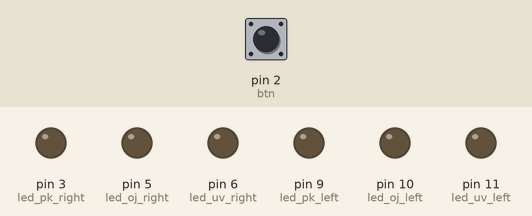
This sketch was run on a simulated Arduino Uno, built with avr-gcc and run on an emulated ATmega328P. Parts: output pins drawn as LEDs (lit = HIGH). Inputs (shaded band) come from the test bench; at power-on: pin 2 (btn) HIGH.

Above: at 1.2 s.
1.3 s: pin 2 (btn) pulled LOW for 0.15 s
At 2.1 s:
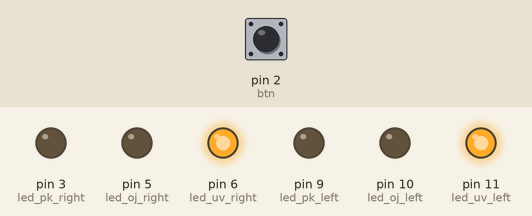
2.9 s: pin 2 (btn) pulled LOW for 1 s
At 4.9 s:
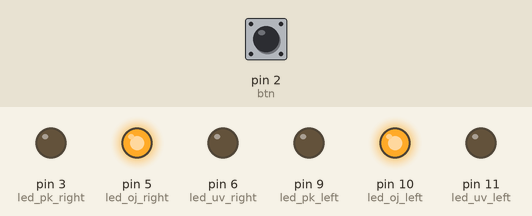
5.4 s: pin 2 (btn) pulled LOW for 0.15 s
At 6.5 s:
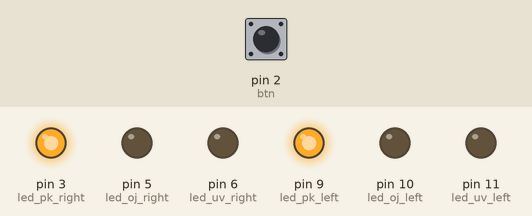
7.0 s: pin 2 (btn) pulled LOW for 3.2 s
At 10.98 s:
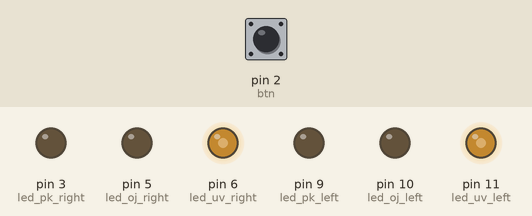
13.2 s: pin 2 (btn) pulled LOW for 0.15 s
16.3 s: pin 2 (btn) pulled LOW for 1 s
Timing chart, 0 to 21.3 s (numbered marks = the images above; inputs shaded):
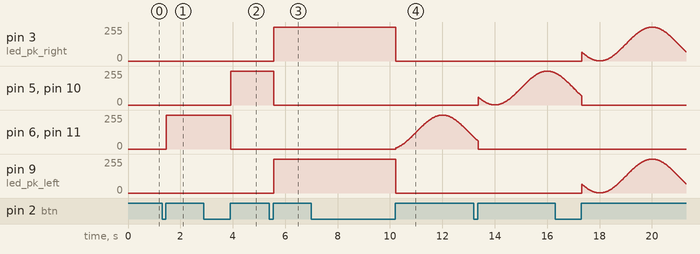

The sketch:

testfade.ino
```cpp
//LED Pins
int led_uv_left = 11;
int led_oj_left = 10;
int led_pk_left = 9;
int led_uv_right = 6;
int led_oj_right = 5;
int led_pk_right = 3;

int value, value2, value3;
long time=0;

int periode = 4000;
int displace = 1300; //oj
int displace2 =2600; //pk

//Analog Button
int btn = 2;

//button state variables
int butState = 0; //Last Button State
int val = 0, val2 = 0; // Button Pin HIGH/LOW Status (twice for debounce)

//Switch Mode Variables
int mode = 0; //Selector State (Initial state = everything off)
int modeState = 0; //Last Mode State

//===============================================================================
// THE SETUP YO
//===============================================================================
void setup() {
  pinMode(btn, INPUT);
  pinMode(led_uv_left, OUTPUT);
  pinMode(led_oj_left, OUTPUT);
  pinMode(led_pk_left, OUTPUT);
  pinMode(led_uv_right, OUTPUT);
  pinMode(led_oj_right, OUTPUT);
  pinMode(led_pk_right, OUTPUT);
  //butState = digitalRead(btn);
  Serial.begin(9600);
}

//===============================================================================
// THE LIGHTS YO
//===============================================================================

void loop() {
  val = digitalRead(btn);
  delay(10);  //Wait to make sure button press is good
  val2 = digitalRead(btn);

  if (val == val2){  //debounce check
    if (val != butState && val == HIGH){  //If we see a change in the button state,
      mode++;                             //we increment the mode value by 1
    }
  }
  butState = val; //update the most recent button state

  if (modeState != mode){
    switch (mode) {
      case 2:            //Start with Case 2 because Case 1 is considered the default
//      Solid ("uv")
      analogWrite(led_uv_left, 255);
      analogWrite(led_pk_left, 0);
      analogWrite(led_oj_left, 0);
      analogWrite(led_uv_right, 255);
      analogWrite(led_pk_right, 0);
      analogWrite(led_oj_right, 0);
      break;
      case 3:
//      Solid ("oj")
      analogWrite(led_oj_left, 255);
      analogWrite(led_uv_left, 0);
      analogWrite(led_pk_left, 0);
      analogWrite(led_oj_right, 255);
      analogWrite(led_uv_right, 0);
      analogWrite(led_pk_right, 0);
      break;
      case 4:
//      Solid ("pk")
      analogWrite(led_pk_left, 255);
      analogWrite(led_uv_left, 0);
      analogWrite(led_oj_left, 0);
      analogWrite(led_pk_right, 255);
      analogWrite(led_uv_right, 0);
      analogWrite(led_oj_right, 0);
      break;
      case 5:
 //     Breathe ("uv")
 // put breath code here scrub
      analogWrite(led_pk_left, 0);
      analogWrite(led_oj_left, 0);
      analogWrite(led_pk_right, 0);
      analogWrite(led_oj_right, 0);
      time = millis();
      value = 128+127*cos(2*PI/periode*time);
      analogWrite(led_uv_left, value);           // sets the value (range from 0 to 255)
      analogWrite(led_uv_right, value);
      break;
      case 6:
 //     Breathe ("oj")
      analogWrite(led_pk_left, 0);
      analogWrite(led_uv_left, 0);
      analogWrite(led_pk_right, 0);
      analogWrite(led_uv_right, 0);
       time = millis();
      value = 128+127*cos(2*PI/periode*time);
      analogWrite(led_oj_left, value);
      analogWrite(led_oj_right, value);
      break;
      case 7:
 //     Breathe ("pk")
      analogWrite(led_uv_left, 0);
      analogWrite(led_oj_left, 0);
      analogWrite(led_uv_right, 0);
      analogWrite(led_oj_right, 0);
       time = millis();
      value = 128+127*cos(2*PI/periode*time);
      analogWrite(led_pk_left, value);
      analogWrite(led_pk_right, value);
      break;
     case 8:
 //     Breathe ("complex")
 // put something cool here scrub
      time = millis();
      value = 128+127*cos(2*PI/periode*time);
      analogWrite(led_uv_left, value);
      analogWrite(led_oj_left, value);
      analogWrite(led_pk_left, value);
      analogWrite(led_uv_right, value);
      analogWrite(led_oj_right, value);
      analogWrite(led_pk_right, value);
      break;
     case 9:
 //     Breathe ("complex chase")
 // put something cool here scrub
      time = millis();
      value = 128+127*cos(2*PI/periode*time);
      value2 = 128+127*cos(2*PI/periode*(displace-time));
      value3 = 128+127*cos(2*PI/periode*(displace2-time));
      analogWrite(led_uv_left, value);
      analogWrite(led_oj_left, value2);
      analogWrite(led_pk_left, value3);
      analogWrite(led_uv_right, value);
      analogWrite(led_oj_right, value2);
      analogWrite(led_pk_right, value3);
      break;
     case 10:
 //     solid all
      analogWrite(led_uv_left, value);
      analogWrite(led_oj_left, value2);
      analogWrite(led_pk_left, value3);
      analogWrite(led_uv_right, value);
      analogWrite(led_oj_right, value2);
      analogWrite(led_pk_right, value3);
      break;
      default:
      mode = 1;
      ColorSelect();
      break;
    }
  }
  else {
    switch (modeState) {
      case 2:            //Start with Case 2 because Case 1 is considered the default
//      Solid ("uv")
      analogWrite(led_uv_left, 255);
      analogWrite(led_pk_left, 0);
      analogWrite(led_oj_left, 0);
      analogWrite(led_uv_right, 255);
      analogWrite(led_pk_right, 0);
      analogWrite(led_oj_right, 0);
      break;
      case 3:
//      Solid ("oj")
      analogWrite(led_oj_left, 255);
      analogWrite(led_uv_left, 0);
      analogWrite(led_pk_left, 0);
      analogWrite(led_oj_right, 255);
      analogWrite(led_uv_right, 0);
      analogWrite(led_pk_right, 0);
      break;
      case 4:
//      Solid ("pk")
      analogWrite(led_pk_left, 255);
      analogWrite(led_uv_left, 0);
      analogWrite(led_oj_left, 0);
      analogWrite(led_pk_right, 255);
      analogWrite(led_uv_right, 0);
      analogWrite(led_oj_right, 0);
      break;
      case 5:
 //     Breathe ("uv")
 // put breath code here scrub
      analogWrite(led_pk_left, 0);
      analogWrite(led_oj_left, 0);
      analogWrite(led_pk_right, 0);
      analogWrite(led_oj_right, 0);
      time = millis();
      value = 128+127*cos(2*PI/periode*time);
      analogWrite(led_uv_left, value);           // sets the value (range from 0 to 255)
      analogWrite(led_uv_right, value);
      break;
      case 6:
 //     Breathe ("oj")
      analogWrite(led_pk_left, 0);
      analogWrite(led_uv_left, 0);
      analogWrite(led_pk_right, 0);
      analogWrite(led_uv_right, 0);
       time = millis();
      value = 128+127*cos(2*PI/periode*time);
      analogWrite(led_oj_left, value);
      analogWrite(led_oj_right, value);
      break;
      case 7:
 //     Breathe ("pk")
      analogWrite(led_uv_left, 0);
      analogWrite(led_oj_left, 0);
      analogWrite(led_uv_right, 0);
      analogWrite(led_oj_right, 0);
       time = millis();
      value = 128+127*cos(2*PI/periode*time);
      analogWrite(led_pk_left, value);
      analogWrite(led_pk_right, value);
      break;
     case 8:
 //     Breathe ("complex")
 // put something cool here scrub
      time = millis();
      value = 128+127*cos(2*PI/periode*time);
      analogWrite(led_uv_left, value);
      analogWrite(led_oj_left, value);
      analogWrite(led_pk_left, value);
      analogWrite(led_uv_right, value);
      analogWrite(led_oj_right, value);
      analogWrite(led_pk_right, value);
      break;
     case 9:
 //     Breathe ("complex chase")
 // put something cool here scrub
      time = millis();
      value = 128+127*cos(2*PI/periode*time);
      value2 = 128+127*cos(2*PI/periode*(displace-time));
      value3 = 128+127*cos(2*PI/periode*(displace2-time));
      analogWrite(led_uv_left, value);
      analogWrite(led_oj_left, value2);
      analogWrite(led_pk_left, value3);
      analogWrite(led_uv_right, value);
      analogWrite(led_oj_right, value2);
      analogWrite(led_pk_right, value3);
      break;
     case 10:
 //     solid all
      analogWrite(led_uv_left, 255);
      analogWrite(led_oj_left, 255);
      analogWrite(led_pk_left, 255);
      analogWrite(led_uv_right, 255);
      analogWrite(led_oj_right, 255);
      analogWrite(led_pk_right, 255);
      break;
      default:
      mode = 1;
      ColorSelect();
      break;
    }
  }
  modeState = mode;
}

//===============================================================================
// Color Funcitons
//===============================================================================

void ColorSelect(){
  analogWrite(led_uv_left, 0);
  analogWrite(led_pk_left, 0);
  analogWrite(led_oj_left, 0);
  analogWrite(led_uv_right, 0);
  analogWrite(led_pk_right, 0);
  analogWrite(led_oj_right, 0);
}
```

Measured:
- after the input at 1.3 s, pin 6 (led_uv_right), pin 11 (led_uv_left): 0/255 → 255/255 after 0.16 s
- after the input at 2.9 s, pin 5 (led_oj_right), pin 10 (led_oj_left): 0/255 → 255/255 after 1.0 s; pin 6 (led_uv_right), pin 11 (led_uv_left): 255/255 → 0/255 after 1.0 s
- after the input at 5.4 s, pin 3 (led_pk_right), pin 9 (led_pk_left): 0/255 → 255/255 after 0.16 s; pin 5 (led_oj_right), pin 10 (led_oj_left): 255/255 → 0/255 after 0.16 s
- after the input at 7.0 s, pin 3 (led_pk_right), pin 9 (led_pk_left): 255/255 → 0/255 after 3.2 s; pin 6 (led_uv_right), pin 11 (led_uv_left): rises from 0/255 to 255/255 in 1.8 s, then falls to 90/255 in 1.2 s
